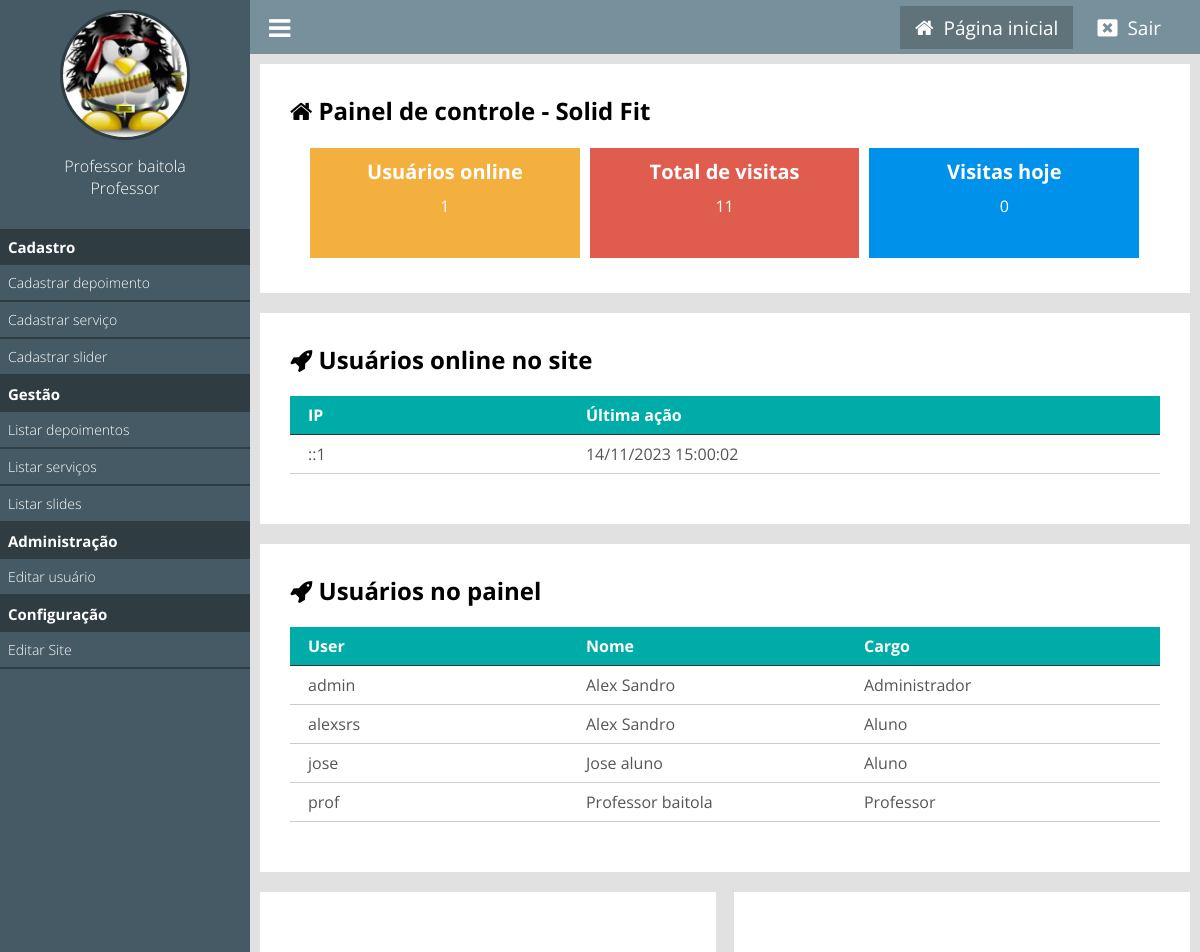
The page /painel/ (signed in) on the database as committed earlier.
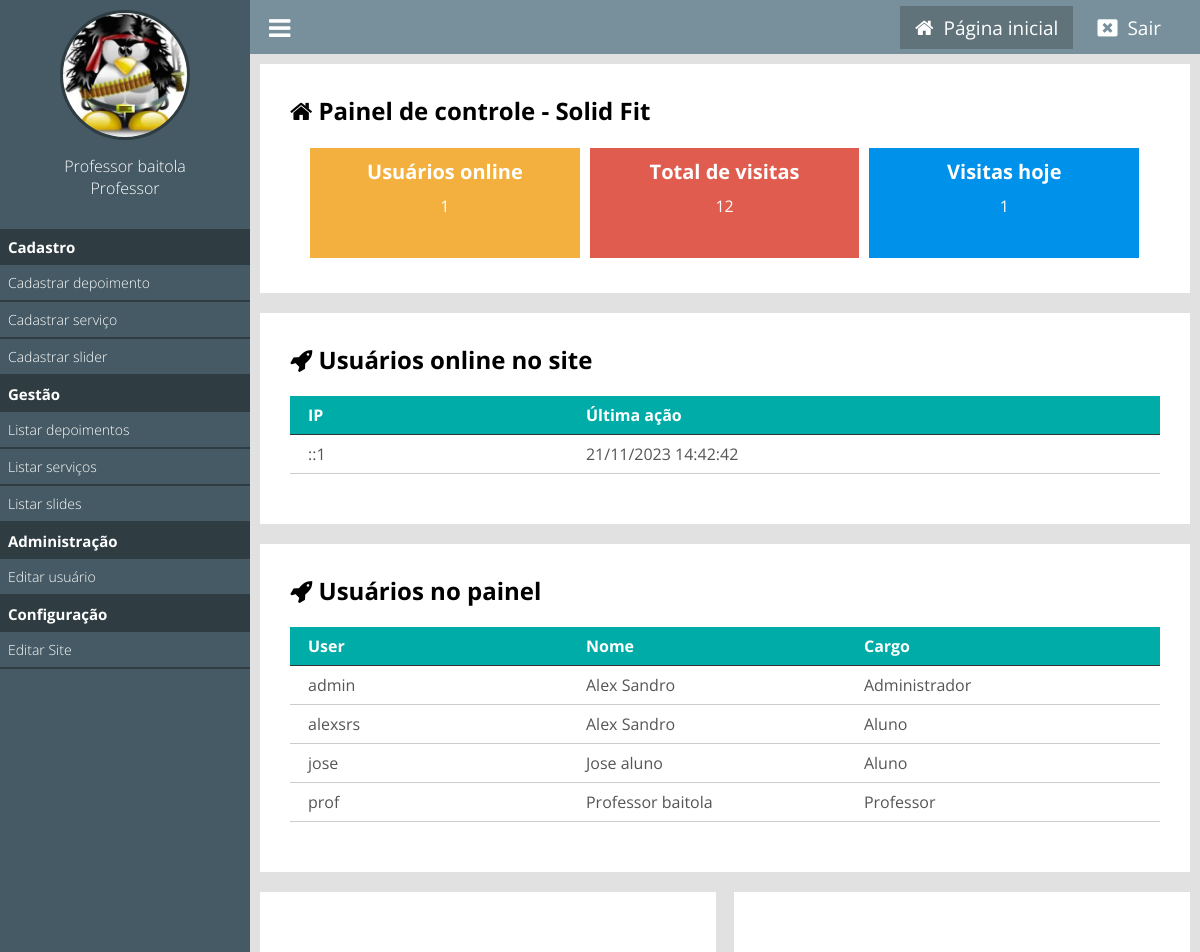
The same page on the database as committed later.
### classes/MySql.php (called while the page is built)
<?php
    class MySql{
        private static $pdo;
        public static function conectar(){
            if(self::$pdo == null){
                try{
                    self::$pdo = new PDO('mysql:host='.HOST.';dbname='.DATABASE,USER,PASSWORD,array(PDO::MYSQL_ATTR_INIT_COMMAND => "SET NAMES utf8"));
                    self::$pdo->setAttribute(PDO::ATTR_ERRMODE,PDO::ERRMODE_EXCEPTION);
                }catch(Exception $e) {
                    echo 'erro ao conectar, tente novamente mais tarde';
                }
            }
            return self::$pdo;
        }
    }
?>

### painel/pages/home.php (the view, shortened to what this page needs)
<?php
    $usuariosOnline = Painel::listarUsuariosOnline();
    $pegarVisitasTotais = MySql::conectar()->prepare("SELECT * FROM `tb_admin.visitas`");
    $pegarVisitasTotais->execute();
    $pegarVisitasTotais = $pegarVisitasTotais->rowCount();
    $pegarVisitasHoje = MySql::conectar()->prepare("SELECT * FROM `tb_admin.visitas` WHERE dia =?");
    $pegarVisitasHoje->execute(array(date('Y-m-d')));
    $pegarVisitasHoje = $pegarVisitasHoje->rowCount();
?>
<div class="box-content left w100">
    <h2><i class="fa fa-home"></i> Painel de controle - <?php echo NOME_EMPRESA ?></h2>
    <div class="box-metricas">
    <div class="box-metrica-single">
        <div class="box-metrica-wraper">
            <h2>Usuários  online</h2>
                <p><?php echo count($usuariosOnline); ?></p>
            </div>
        </div>
        <div class="box-metrica-single">
            <div class="box-metrica-wraper">
                <h2>Total de visitas</h2>
                <p><?php echo $pegarVisitasTotais; ?></p>
            </div>
        </div>
        <div class="box-metrica-single">
            <div class="box-metrica-wraper">
                <h2>Visitas hoje</h2>
                <p><?php echo $pegarVisitasHoje; ?></p>
            </div>
        </div>
    </div>
</div>
<div class="box-content left w100">
    <h2><i class="fa fa-rocket" aria-hidden="true"></i> Usuários online no site</h2>
    <div class="table-responsive">
        <div class="row">
            <div class="col">
                <span>IP</span>
            </div>
            <div class="col">
                <span>Última ação</span>
            </div>
        </div>
    <?php
        foreach ($usuariosOnline as $key => $value) {
    ?>
        <div class="row">
            <div class="col">
                <span><?php echo $value['ip'] ?></span>
            </div>
            <div class="col">
                <span><?php echo date('d/m/Y H:i:s',strtotime($value['ultima_acao'])) ?></span>
            </div>
        </div>
    <?php } ?>
    </div>
</div>
<div class="box-content left w100">
    <h2><i class="fa fa-rocket" aria-hidden="true"></i> Usuários no painel</h2>
    <div class="table-responsive">
        <div class="row">
            <div class="col">
                <span>User</span>
            </div>
            <div class="col">
                <span>Nome</span>
            </div>
            <div class="col">
                <span>Cargo</span>
            </div>
        </div>
    <?php
        $usuariosPainel = MySql::conectar()->prepare("SELECT * FROM `tb_admin.usuarios`");
        $usuariosPainel->execute();
        $usuariosPainel = $usuariosPainel->fetchAll();
        foreach ($usuariosPainel as $key => $value) {
    ?>
        <div class="row">
            <div class="col">
                <span><?php echo $value['user'] ?></span>
            </div>
            <div class="col">
                <span><?php echo $value['nome'] ?></span>
            </div>
            <div class="col">
                <span><?php echo pegaCargo($value['cargo']); ?></span>
            </div>
        </div>
    <?php } ?>
    </div>
</div>
    <div class="box-content left w50">
    </div>
    <div class="box-content right w50">
    </div>

### painel/index.php
<?php
    include('../config.php');
    if(Painel::logado() == false){
        include('login.php');
    } else {
        include('main.php');
    }
?>

### painel/main.php (shortened to what this page needs)
<!DOCTYPE html>
<html lang="pt-br">
<head>
    <link rel="stylesheet" href="https://cdnjs.cloudflare.com/ajax/libs/font-awesome/4.7.0/css/font-awesome.min.css">
    <link href="<?php echo INCLUDE_PATH_PAINEL ?>css/style.css" rel="stylesheet"/>
</head>
<body>
<div class="menu">
    <div class="menu-wraper">
        <div class="box-usuario">
            <?php
                if($_SESSION['img'] == ''){
            ?>
                <div class="avatar-usuario">
                    <i class="fa fa-user"></i>
                </div>
            <?php } else { ?>
                <div class="imagem-usuario">
                    <img src="<?php echo INCLUDE_PATH_PAINEL ?>uploads/<?php echo $_SESSION['img']; ?>" />
                </div>
            <?php } ?>
            <div class="nome-usuario">
                <p><?php echo $_SESSION['nome']; ?></p>
                <p><?php echo pegaCargo($_SESSION['cargo']); ?></p>
            </div>
        </div>
        <div class="items-menu">
            <h2>Cadastro</h2>
            <a <?php selecionadoMenu('cadastrar-depoimento'); ?>href="<?php echo INCLUDE_PATH_PAINEL ?>cadastrar-depoimento">Cadastrar depoimento</a>
            <a <?php selecionadoMenu('cadastrar-servico'); ?>href="">Cadastrar serviço</a>
            <a <?php selecionadoMenu('cadastrar-slider'); ?>href="">Cadastrar slider</a>
            <h2>Gestão</h2>
            <a <?php selecionadoMenu('listar-depoimentos'); ?>href="">Listar depoimentos</a>
            <a <?php selecionadoMenu('listar-serviços'); ?>href="">Listar serviços</a>
            <a <?php selecionadoMenu('listar-slides'); ?>href="">Listar slides</a>
            <h2>Administração</h2>
            <a <?php selecionadoMenu('editar-usuario'); ?>href="<?php echo INCLUDE_PATH_PAINEL ?>editar-usuario">Editar usuário</a>
            <h2>Configuração</h2>
            <a <?php selecionadoMenu('editar-site'); ?>href="">Editar Site</a>
        </div>
    </div>
</div>
    <header>
        <div class="center">
            <div class="menu-btn">
                <i class="fa fa-bars"></i>
            </div>
            <div class="logout">
                <a <?php if(@$_GET['url'] == ''){ ?> style="background: #60727a; padding: 8px 15px;" <?php } ?> href="<?php echo INCLUDE_PATH_PAINEL ?>"><i class="fa fa-home"></i><span>Página inicial</span></a>
                <a href="<?php echo INCLUDE_PATH_PAINEL ?>?logout"><i class="fa fa-window-close"></i><span>Sair</span></a>
            </div>
        </div>
    </header>
<div class="content">
    <?php Painel::loadPage(); ?>
</div>
</body>
</html>

### config.php (shortened to what this page needs)
<?php
	function pegaCargo($indice){
		return Painel::$cargos[$indice];
	}
	function selecionadoMenu($par){
		$url = explode('/',@$_GET['url'])[0];
			if($url == $par){
				echo 'class="menu-active"';
			}
		}
?>

### classes/Painel.php (shortened to what this page needs)
<?php
    class Painel {
        public static function logado(){
            return isset($_SESSION['login']) ? true : false;
        }
        public static function loadPage(){
            if(isset($_GET['url'])){
                $url = explode('/',$_GET['url']);
                if(file_exists('pages/'.$url[0].'.php')){
                    include('pages/'.$url[0].'.php');
                } else {
                    header('Location: '.INCLUDE_PATH_PAINEL);
                }
            } else {
                include('pages/home.php');
            }
        }
        public static function listarUsuariosOnline(){
            $sql = MySql::conectar()->prepare("SELECT * FROM `tb_admin.online`");
            $sql->execute();
            return $sql->fetchAll();
        }
        public static function limparUsuariosOnline(){
            $date = date('Y-m-d H:i:s');
        }
    }
?>

### painel/css/style.css (style rules this page uses)
* { margin: 0; padding: 0; box-sizing: border-box; font-family: 'Open Sans', sans-serif; }
html,body { height: 100%; background: rgb(225,225,225); }
body { overflow-x: hidden; }
.center { padding: 0 2%; margin: 0 auto; }
header { position: relative; left: 250px; padding: 10px 0; background: #78909C; width: calc(100% - 250px); }
.logout { float: right; }
.logout a { padding: 0 20px; position: relative; top: 4px; color: white; font-size: 20px; text-decoration: none; }
.logout a > span { text-decoration: none; font-size: 19px; padding-left: 10px; }
.menu-btn { float: left; cursor: pointer; font-size: 25px; color: white; }
.menu-wraper { width: 250px; }
div.menu { overflow-x: hidden; overflow-y: auto; height: 100%; padding: 10px 0; position: fixed; left: 0; top: 0; background: #455A64; float: left; width: 250px; }
div.box-usuario { text-align: center; }
.imagem-usuario > img { display: inline-block; width: 130px; height: 130px; border-radius: 50%; border: 3px solid #2F3D42; }
.nome-usuario { text-align: center; margin-top: 10px; }
.nome-usuario p { color: white; font-size: 16px; font-weight: 300; }
.w100 { width: 100%; }
.w50 { width: 49%; }
.left { float: left; }
.right { float: right; }
.content { width: calc(100% - 250px); position: relative; left: 250px; padding: 10px; }
.box-content { background: white; padding: 30px; margin-bottom: 20px; }
.items-menu { margin-top: 30px; }
.items-menu h2 { text-align: left; font-weight: bold; font-size: 15px; background: #2F3D42; color: white; padding: 8px; }
.items-menu a { display: block; padding: 8px; font-weight: 300; font-size: 14px; text-decoration: none; color: white; border-bottom: 2px solid #2F3D42; }
.box-metricas { margin-top:16px; padding:0 15px; }
.box-metrica-single { float: left; position: relative; width: 33.3%; background: #F4B03E; border: 5px solid white; }
.box-metricas .box-metrica-single:nth-of-type(2) { background: #E05C4E; }
.box-metricas .box-metrica-single:nth-of-type(3) { background: #0091ea; }
.box-metrica-wraper { padding: 10px 20px; text-align: center; color: white; }
.box-metrica-wraper h2 { font-size: 20px; }
.box-metrica-wraper p { padding: 10px 0; font-size: 16px; }
.table-responsive { max-width: 960px; margin: 20px auto; }
.table-responsive .row:nth-of-type(1) { font-weight: bold; background: #00aca7; color: white; border-bottom: 1px solid #333; }
.table-responsive .row { color: #555; border-bottom: 1px solid #ccc; padding: 8px 18px; }
.col { float: left; width: 33.33%; }
@media screen and (max-width: 1200px) { .box-metrica-single { height: 120px; } }

Rows that differ between the two databases and show on the page:
changed tb_admin.online: ultima_acao "14/11/2023 15:00:02" → "21/11/2023 14:42:42"
Other text that changed with them:
$pegarVisitasTotais: "11" → "12"
$pegarVisitasHoje: "0" → "1"
